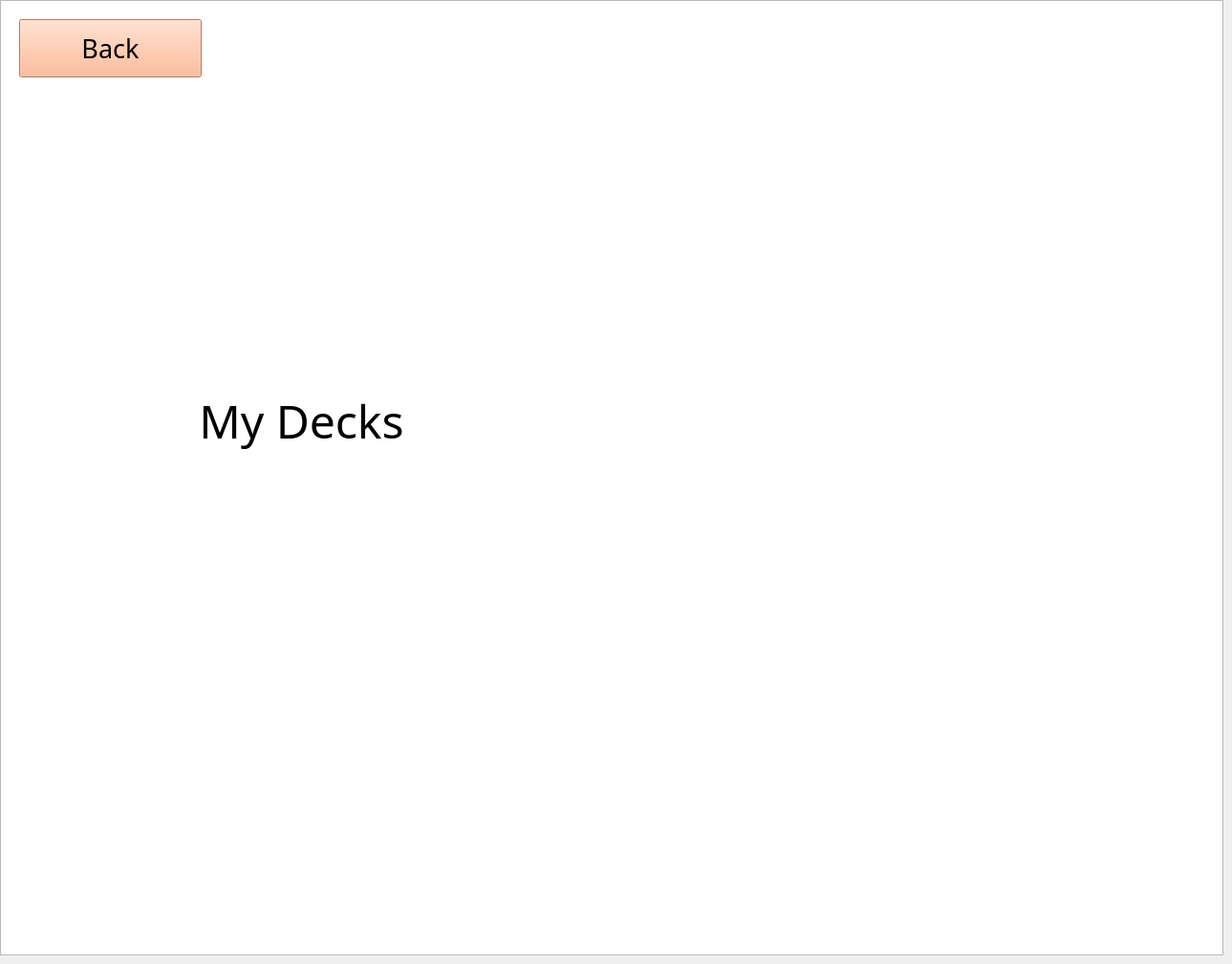
    <widget class="QWidget" name="page_7">
     <widget class="QLabel" name="label">
      <property name="geometry">
       <rect>
        <x>10</x>
        <y>340</y>
        <width>611</width>
        <height>201</height>
       </rect>
      </property>
      <property name="font">
       <font>
        <family>Edwardian Script ITC</family>
        <pointsize>36</pointsize>
       </font>
      </property>
      <property name="styleSheet">
       <string notr="true">background-color: rgb(0, 0,0, 0);</string>
      </property>
      <property name="frameShape">
       <enum>QFrame::NoFrame</enum>
      </property>
      <property name="frameShadow">
       <enum>QFrame::Plain</enum>
      </property>
      <property name="text">
       <string>My Decks</string>
      </property>
      <property name="alignment">
       <set>Qt::AlignCenter</set>
      </property>
     </widget>
     <widget class="QGraphicsView" name="graphicsView">
      <property name="geometry">
       <rect>
        <x>0</x>
        <y>0</y>
        <width>1280</width>
        <height>1000</height>
       </rect>
      </property>
      <property name="styleSheet">
       <string notr="true">background-image: url(:/newPrefix/writing-pad-3583553_1280.jpg);</string>
      </property>
     </widget>
     <widget class="QPushButton" name="back_deck_page">
      <property name="geometry">
       <rect>
        <x>20</x>
        <y>20</y>
        <width>191</width>
        <height>61</height>
       </rect>
      </property>
      <property name="font">
       <font>
        <family>Edwardian Script ITC</family>
        <pointsize>20</pointsize>
       </font>
      </property>
      <property name="styleSheet">
       <string notr="true">background-color: rgb(255, 170, 127);</string>
      </property>
      <property name="text">
       <string>Back</string>
      </property>
     </widget>
     <widget class="QScrollArea" name="scrollArea">
      <property name="geometry">
       <rect>
        <x>670</x>
        <y>169</y>
        <width>451</width>
        <height>631</height>
       </rect>
      </property>
      <property name="styleSheet">
       <string notr="true">background-color: rgb(0, 0,0, 0);</string>
      </property>
      <property name="frameShape">
       <enum>QFrame::NoFrame</enum>
      </property>
      <property name="widgetResizable">
       <bool>true</bool>
      </property>
      <widget class="QWidget" name="scrollAreaWidgetContents">
       <property name="geometry">
        <rect>
         <x>0</x>
         <y>0</y>
         <width>451</width>
         <height>631</height>
        </rect>
       </property>
      </widget>
     </widget>
     <zorder>graphicsView</zorder>
     <zorder>label</zorder>
     <zorder>back_deck_page</zorder>
     <zorder>scrollArea</zorder>
    </widget>
